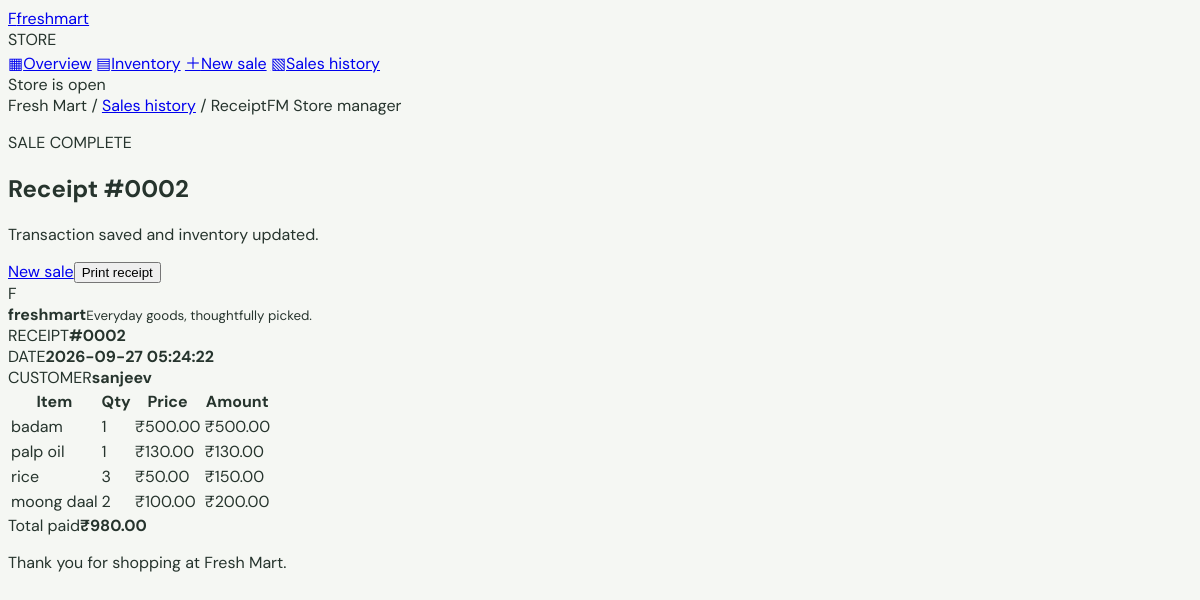
The app's page /billing/2 with its own data.
### tables this page shows
CREATE TABLE bills (
    id INTEGER PRIMARY KEY AUTOINCREMENT,
    customer TEXT NOT NULL DEFAULT 'Walk-in customer',
    total REAL NOT NULL CHECK (total >= 0),
    created_at TEXT NOT NULL DEFAULT CURRENT_TIMESTAMP
);

CREATE TABLE bill_items (
    id INTEGER PRIMARY KEY AUTOINCREMENT,
    bill_id INTEGER NOT NULL REFERENCES bills(id) ON DELETE CASCADE,
    product_id INTEGER REFERENCES products(id) ON DELETE SET NULL,
    product_name TEXT NOT NULL,
    quantity INTEGER NOT NULL CHECK (quantity > 0),
    unit_price REAL NOT NULL CHECK (unit_price >= 0),
    line_total REAL NOT NULL CHECK (line_total >= 0)
);

### routes/billing.py (the view)
@billing_bp.get("/billing/<int:bill_id>")
def receipt(bill_id):
    bill = get_bill(bill_id)
    if bill is None:
        abort(404)
    return render_template("bill.html", bill=bill)

### database/db.py (called while the page is built)
def get_db():
    if "db" not in g:
        database_path = Path(current_app.config["DATABASE"])
        database_path.parent.mkdir(parents=True, exist_ok=True)
        g.db = sqlite3.connect(database_path)
        g.db.row_factory = sqlite3.Row
        g.db.execute("PRAGMA foreign_keys = ON")
    return g.db

### services/billing_service.py (called while the page is built)
def get_bill(bill_id):
    db = get_db()
    bill = db.execute("SELECT * FROM bills WHERE id = ?", (bill_id,)).fetchone()
    if bill is None:
        return None
    items = db.execute(
        "SELECT * FROM bill_items WHERE bill_id = ? ORDER BY id", (bill_id,)
    ).fetchall()
    return {"id": bill["id"], "customer": bill["customer"], "total": bill["total"],
            "created_at": bill["created_at"], "items": items}

### templates/bill.html (shortened to what this page needs)
{% extends "base.html" %}
{% block breadcrumb %}<a href="{{ url_for('sales.index') }}">Sales history</a> / Receipt{% endblock %}
{% block content %}
<div class="page-heading no-print"><div><p class="eyebrow">SALE COMPLETE</p><h1>Receipt #{{ '%04d'|format(bill.id) }}</h1><p class="muted">Transaction saved and inventory updated.</p></div><div class="heading-actions"><a class="button button-quiet" href="{{ url_for('billing.checkout') }}">New sale</a><button class="button button-primary" type="button" onclick="window.print()">Print receipt</button></div></div>
<article class="receipt panel"><div class="receipt-brand"><span class="brand-mark">F</span><div><strong>freshmart</strong><small>Everyday goods, thoughtfully picked.</small></div></div><div class="receipt-meta"><div><span>RECEIPT</span><strong>#{{ '%04d'|format(bill.id) }}</strong></div><div><span>DATE</span><strong>{{ bill.created_at }}</strong></div><div><span>CUSTOMER</span><strong>{{ bill.customer }}</strong></div></div><div class="table-wrap"><table><thead><tr><th>Item</th><th>Qty</th><th>Price</th><th class="align-right">Amount</th></tr></thead><tbody>{% for item in bill['items'] %}<tr><td>{{ item.product_name }}</td><td>{{ item.quantity }}</td><td>₹{{ '%.2f'|format(item.unit_price) }}</td><td class="align-right money">₹{{ '%.2f'|format(item.line_total) }}</td></tr>{% endfor %}</tbody></table></div><div class="receipt-total"><span>Total paid</span><strong>₹{{ '%.2f'|format(bill.total) }}</strong></div><p class="receipt-thanks">Thank you for shopping at Fresh Mart.</p></article>
{% endblock %}

### static/css/style.css (style rules this page uses)
:root { font-family:'DM Sans',sans-serif;color:#26342d;background:#f5f7f3;font-synthesis:none;text-rendering:optimizeLegibility;--ink:#26342d;--muted:#7c8880;--line:#e6ebe5;--green:#24754e;--green-dark:#185d3b;--green-soft:#e7f3e9;--yellow:#dfaa43;--coral:#d66f5f;--paper:#fff;--shadow:0 12px 30px rgba(31,58,42,.045 }
* { box-sizing:border-box }
body { margin:0;min-height:100vh }
.brand-mark { display:inline-grid;place-items:center;width:34px;height:34px;background:#b7d66d;color:#153d2a;border-radius:10px;font:800 18px Manrope,sans-serif }
.page-heading { display:flex;align-items:center;justify-content:space-between;gap:20px;margin-bottom:27px }
.eyebrow { color:var(--green);font-size:10px;font-weight:700;letter-spacing:1.2px;margin:0 0 9px }
.page-heading h1 { font:700 28px Manrope,sans-serif;letter-spacing:0;margin:0;color:#20352a }
.muted { color:var(--muted);font-size:12px;margin:7px 0 0 }
.button { min-height:40px;padding:0 15px;display:inline-flex;align-items:center;justify-content:center;gap:8px;border-radius:5px;text-decoration:none;font:600 12px 'DM Sans',sans-serif;border:1px solid transparent;cursor:pointer;transition:background .15s,border .15s }
.button-primary { color:white;background:var(--green) }
.button-quiet { color:#65736a;background:white;border-color:#e0e6df }
.metric,.panel { background:var(--paper);border:1px solid #e9ede7;border-radius:7px;box-shadow:var(--shadow) }
.panel { padding:20px 21px }
.table-wrap { width:100%;overflow-x:auto }
table { border-collapse:collapse;width:100%;text-align:left;white-space:nowrap }
th { font-size:9px;text-transform:uppercase;letter-spacing:.65px;color:#98a29a;font-weight:700;padding:11px 9px;border-bottom:1px solid #edf0ec }
td { font-size:11px;color:#526158;padding:13px 9px;border-bottom:1px solid #f0f2ef }
tbody tr:last-child td { border-bottom:0 }
.align-right { text-align:right }
.money { font-variant-numeric:tabular-nums;color:#2e4838;font-weight:600 }
.heading-actions { display:flex;gap:9px }
.receipt { max-width:760px;margin:0 auto;padding:34px 40px }
.receipt-brand { display:flex;align-items:center;gap:12px;padding-bottom:23px;border-bottom:1px solid var(--line) }
.receipt-brand strong,.receipt-brand small { display:block }
.receipt-brand strong { font:800 17px Manrope,sans-serif;color:#264832 }
.receipt-brand small { font-size:10px;color:#97a199;margin-top:3px }
.receipt-meta { display:grid;grid-template-columns:repeat(3,1fr);gap:12px;padding:21px 0 }
.receipt-meta span,.receipt-meta strong { display:block }
.receipt-meta span { font-size:9px;color:#96a099;font-weight:700;letter-spacing:.7px;margin-bottom:6px }
.receipt-meta strong { font-size:11px;color:#415448 }
.receipt-total { display:flex;justify-content:space-between;align-items:center;border-top:1px solid var(--line);padding-top:17px;margin-top:8px;color:#506056;font-size:12px }
.receipt-total strong { font:700 22px Manrope,sans-serif;color:#24553a }
.receipt-thanks { text-align:center;color:#929e95;font-size:11px;margin:31px 0 0 }

### records on screen
bills: id "0002", created_at "2026-09-27 05:24:22", customer "sanjeev", total "980.00"
bill_items: product_name "badam", quantity "1", unit_price "500.00", line_total "500.00"
bill_items: product_name "palp oil", quantity "1", unit_price "130.00", line_total "130.00"
bill_items: product_name "rice", quantity "3", unit_price "50.00", line_total "150.00"
bill_items: product_name "moong daal", quantity "2", unit_price "100.00", line_total "200.00"
